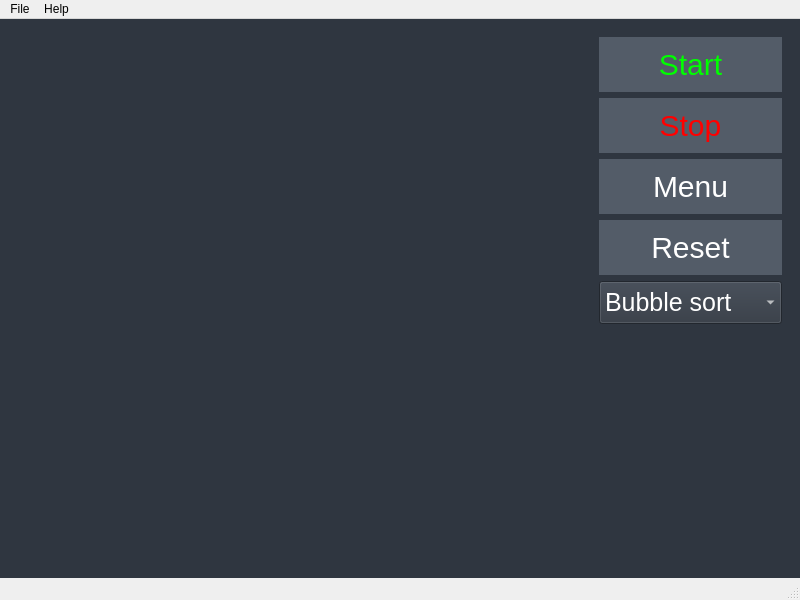
<?xml version="1.0" encoding="UTF-8"?>
<ui version="4.0">
 <class>MainWindow</class>
 <widget class="QMainWindow" name="MainWindow">
  <property name="geometry">
   <rect>
    <x>0</x>
    <y>0</y>
    <width>800</width>
    <height>600</height>
   </rect>
  </property>
  <property name="windowTitle">
   <string>MainWindow</string>
  </property>
  <property name="styleSheet">
   <string notr="true"/>
  </property>
  <widget class="QWidget" name="centralwidget">
   <property name="styleSheet">
    <string notr="true">QWidget{
background-color:#2f3640;
}</string>
   </property>
   <layout class="QHBoxLayout" name="horizontalLayout">
    <item>
     <widget class="QStackedWidget" name="stackedWidget">
      <property name="enabled">
       <bool>true</bool>
      </property>
      <property name="acceptDrops">
       <bool>false</bool>
      </property>
      <property name="currentIndex">
       <number>1</number>
      </property>
      <widget class="QWidget" name="Menu">
       <property name="styleSheet">
        <string notr="true">QPushButton{
font-size:30px;
border:0;
padding:5px;
background-color:#222f3e;
color:white;
}

QPushButton:hover{
	background-color:#576574;
}</string>
       </property>
       <layout class="QVBoxLayout" name="verticalLayout">
        <item>
         <widget class="QLabel" name="label">
          <property name="styleSheet">
           <string notr="true">QLabel{
font-size:45px;
font-weight:bold;
color:white;
}</string>
          </property>
          <property name="text">
           <string>Various Visualizations</string>
          </property>
         </widget>
        </item>
        <item>
         <spacer name="verticalSpacer_2">
          <property name="orientation">
           <enum>Qt::Vertical</enum>
          </property>
          <property name="sizeType">
           <enum>QSizePolicy::Minimum</enum>
          </property>
          <property name="sizeHint" stdset="0">
           <size>
            <width>0</width>
            <height>50</height>
           </size>
          </property>
         </spacer>
        </item>
        <item>
         <layout class="QHBoxLayout" name="horizontalLayout_4">
          <item>
           <widget class="QPushButton" name="startButton">
            <property name="sizePolicy">
             <sizepolicy hsizetype="Expanding" vsizetype="Expanding">
              <horstretch>0</horstretch>
              <verstretch>0</verstretch>
             </sizepolicy>
            </property>
            <property name="styleSheet">
             <string notr="true"/>
            </property>
            <property name="text">
             <string>Start</string>
            </property>
           </widget>
          </item>
          <item>
           <spacer name="horizontalSpacer">
            <property name="orientation">
             <enum>Qt::Horizontal</enum>
            </property>
            <property name="sizeHint" stdset="0">
             <size>
              <width>40</width>
              <height>20</height>
             </size>
            </property>
           </spacer>
          </item>
         </layout>
        </item>
        <item>
         <spacer name="verticalSpacer_3">
          <property name="orientation">
           <enum>Qt::Vertical</enum>
          </property>
          <property name="sizeType">
           <enum>QSizePolicy::Fixed</enum>
          </property>
          <property name="sizeHint" stdset="0">
           <size>
            <width>20</width>
            <height>20</height>
           </size>
          </property>
         </spacer>
        </item>
        <item>
         <layout class="QHBoxLayout" name="horizontalLayout_5">
          <item>
           <widget class="QPushButton" name="aboutButton">
            <property name="sizePolicy">
             <sizepolicy hsizetype="Expanding" vsizetype="Expanding">
              <horstretch>0</horstretch>
              <verstretch>0</verstretch>
             </sizepolicy>
            </property>
            <property name="styleSheet">
             <string notr="true"/>
            </property>
            <property name="text">
             <string>About</string>
            </property>
           </widget>
          </item>
          <item>
           <spacer name="horizontalSpacer_2">
            <property name="orientation">
             <enum>Qt::Horizontal</enum>
            </property>
            <property name="sizeHint" stdset="0">
             <size>
              <width>40</width>
              <height>20</height>
             </size>
            </property>
           </spacer>
          </item>
         </layout>
        </item>
        <item>
         <spacer name="verticalSpacer_4">
          <property name="orientation">
           <enum>Qt::Vertical</enum>
          </property>
          <property name="sizeType">
           <enum>QSizePolicy::Fixed</enum>
          </property>
          <property name="sizeHint" stdset="0">
           <size>
            <width>20</width>
            <height>20</height>
           </size>
          </property>
         </spacer>
        </item>
        <item>
         <layout class="QHBoxLayout" name="horizontalLayout_6">
          <item>
           <widget class="QPushButton" name="exitButton">
            <property name="sizePolicy">
             <sizepolicy hsizetype="Expanding" vsizetype="Expanding">
              <horstretch>0</horstretch>
              <verstretch>0</verstretch>
             </sizepolicy>
            </property>
            <property name="styleSheet">
             <string notr="true"/>
            </property>
            <property name="text">
             <string>Exit</string>
            </property>
           </widget>
          </item>
          <item>
           <spacer name="horizontalSpacer_3">
            <property name="orientation">
             <enum>Qt::Horizontal</enum>
            </property>
            <property name="sizeHint" stdset="0">
             <size>
              <width>40</width>
              <height>20</height>
             </size>
            </property>
           </spacer>
          </item>
         </layout>
        </item>
        <item>
         <spacer name="verticalSpacer">
          <property name="orientation">
           <enum>Qt::Vertical</enum>
          </property>
          <property name="sizeHint" stdset="0">
           <size>
            <width>20</width>
            <height>40</height>
           </size>
          </property>
         </spacer>
        </item>
       </layout>
      </widget>
      <widget class="QWidget" name="Visualization">
       <property name="styleSheet">
        <string notr="true">QPushButton{
color:white;
border:0;
padding:10px;
padding-left:30px;
padding-right:30px;
font-size:30px;
background-color:#535c68;
}

QPushButton:hover{
background-color:#576574;
}

QComboBox{
padding:5px;
font-size:25px;
color:white;
}

QComboBox QAbstractItemView
{
padding:5px;
font-size:25px;
color:white;
}

</string>
       </property>
       <layout class="QHBoxLayout" name="horizontalLayout_2">
        <item>
         <widget class="QWidget" name="customWidget" native="true">
          <property name="sizePolicy">
           <sizepolicy hsizetype="Expanding" vsizetype="Preferred">
            <horstretch>0</horstretch>
            <verstretch>0</verstretch>
           </sizepolicy>
          </property>
         </widget>
        </item>
        <item>
         <layout class="QVBoxLayout" name="verticalLayout_2">
          <item>
           <widget class="QPushButton" name="startVisualizationButton">
            <property name="styleSheet">
             <string notr="true">QPushButton{
color:lime;
}</string>
            </property>
            <property name="text">
             <string>Start</string>
            </property>
           </widget>
          </item>
          <item>
           <widget class="QPushButton" name="stopVisualizationButton">
            <property name="styleSheet">
             <string notr="true">QPushButton{
color:red;
}</string>
            </property>
            <property name="text">
             <string>Stop</string>
            </property>
           </widget>
          </item>
          <item>
           <widget class="QPushButton" name="toMenuButton">
            <property name="text">
             <string>Menu</string>
            </property>
           </widget>
          </item>
          <item>
           <widget class="QPushButton" name="resetButton">
            <property name="text">
             <string>Reset</string>
            </property>
           </widget>
          </item>
          <item>
           <widget class="QComboBox" name="sortMethodCombo">
            <item>
             <property name="text">
              <string>Bubble sort</string>
             </property>
            </item>
            <item>
             <property name="text">
              <string>Insertion sort</string>
             </property>
            </item>
            <item>
             <property name="text">
              <string>Selection sort</string>
             </property>
            </item>
            <item>
             <property name="text">
              <string>Merge sort</string>
             </property>
            </item>
           </widget>
          </item>
          <item>
           <spacer name="verticalSpacer_5">
            <property name="orientation">
             <enum>Qt::Vertical</enum>
            </property>
            <property name="sizeHint" stdset="0">
             <size>
              <width>20</width>
              <height>40</height>
             </size>
            </property>
           </spacer>
          </item>
         </layout>
        </item>
       </layout>
      </widget>
     </widget>
    </item>
   </layout>
  </widget>
  <widget class="QMenuBar" name="menubar">
   <property name="geometry">
    <rect>
     <x>0</x>
     <y>0</y>
     <width>800</width>
     <height>17</height>
    </rect>
   </property>
   <widget class="QMenu" name="menuFile">
    <property name="title">
     <string>File</string>
    </property>
    <addaction name="actionSettings"/>
    <addaction name="separator"/>
    <addaction name="actionExit"/>
   </widget>
   <widget class="QMenu" name="menuHelp">
    <property name="title">
     <string>Help</string>
    </property>
    <addaction name="actionAbout_this_project"/>
    <addaction name="actionAbout_Qt"/>
   </widget>
   <addaction name="menuFile"/>
   <addaction name="menuHelp"/>
  </widget>
  <widget class="QStatusBar" name="statusbar"/>
  <action name="actionAbout_this_project">
   <property name="text">
    <string>About this project</string>
   </property>
  </action>
  <action name="actionAbout_Qt">
   <property name="text">
    <string>About Qt</string>
   </property>
  </action>
  <action name="actionExit">
   <property name="text">
    <string>Quit</string>
   </property>
   <property name="shortcut">
    <string>Ctrl+Q</string>
   </property>
  </action>
  <action name="actionSettings">
   <property name="text">
    <string>Settings</string>
   </property>
   <property name="shortcut">
    <string>Ctrl+S</string>
   </property>
  </action>
 </widget>
 <resources/>
 <connections/>
</ui>
